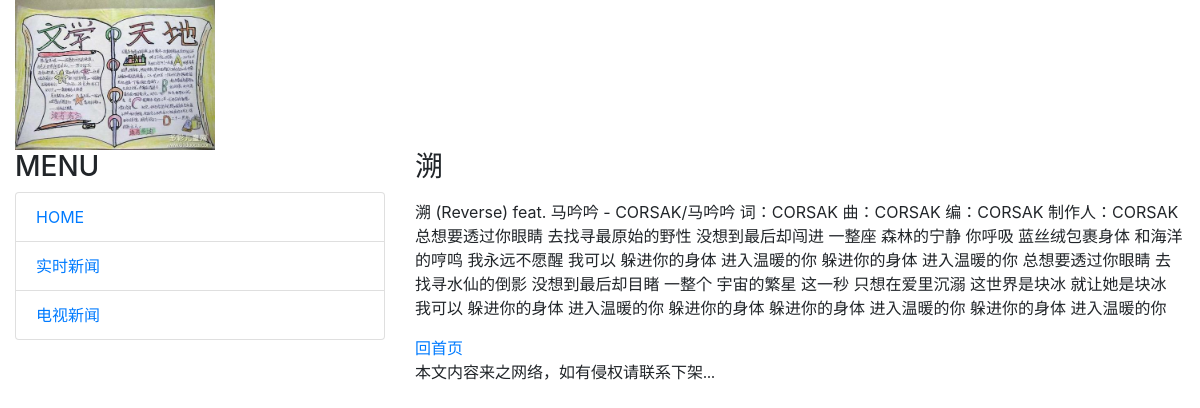
The app's page /post/qqmusic with its own data.
### mainsite/models.py (models this page shows)
class Post(models.Model):
    title = models.CharField(max_length=200)
    slug = models.CharField(max_length=200)
    body = models.TextField()
    pub_date = models.DateTimeField(default=timezone.now)
    class Meta:
        ordering = ('-pub_date',)
    def __str__(self):
        return self.title

### mainsite/views.py (the view)
# urls.py: url(r'^post/(\w+)$', v.showpost),
def showpost(request, slug):
    template = get_template('post.html')
    try:
        post = Post.objects.get(slug=slug)
        print(post)
        if post != None:
            html = template.render(locals())
            return HttpResponse(html)
    except Exception as e:
        print(e)
        return redirect('/')

### templates/post.html (shortened to what this page needs)
{% extends 'base.html' %}
{% load markdown_deux_tags %}
{% block headmessage %}
    <h3 style="font-family: 微软雅黑;">{{post.title}}</h3>
{% endblock %}
{% block content %}
    <p style="font-family: 微软雅黑; font-size: 12pt; letter-spacing: 2pt;">
        {{post.body | markdown}}
    </p>
<a style="font-family: 微软雅黑;" href="/">回首页</a>
{% endblock %}

### records on screen
Post: title "溯", body "溯 (Reverse) feat. 马吟吟 - CORSAK/马吟吟 词：CORSAK 曲：CORSAK 编：CORSAK 制作人：CORSAK 总想要透过你眼睛 去找寻最原始的野性 没想到最后却闯进 一整座 森林的宁静 你呼吸 蓝丝绒包裹身体 和海洋的哼鸣 我永远不愿醒 我可以 躲进你的身体 进入温暖的你 躲进你的身体 进入温暖的你 总想要透过你眼睛 去找寻水仙的倒影 没想到最后却目睹 一整个 宇宙的繁星 这一秒 只想在爱里沉溺 这世界是块冰 就让她是块冰 我可以 躲进你的身体 进入温暖的你 躲进你的身体 躲进你的身体 进入温暖的你 躲进你的身体 进入温暖的你"
